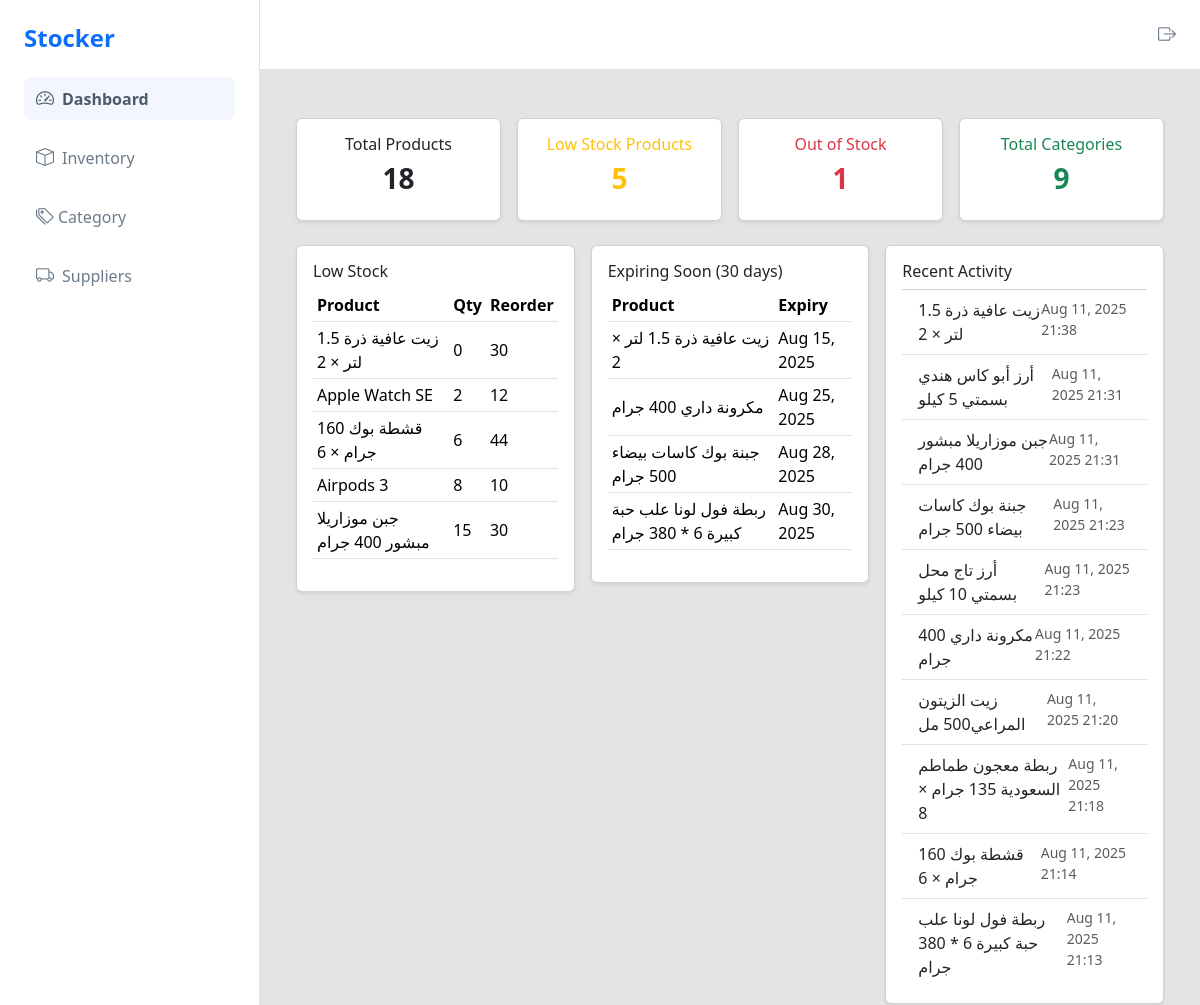
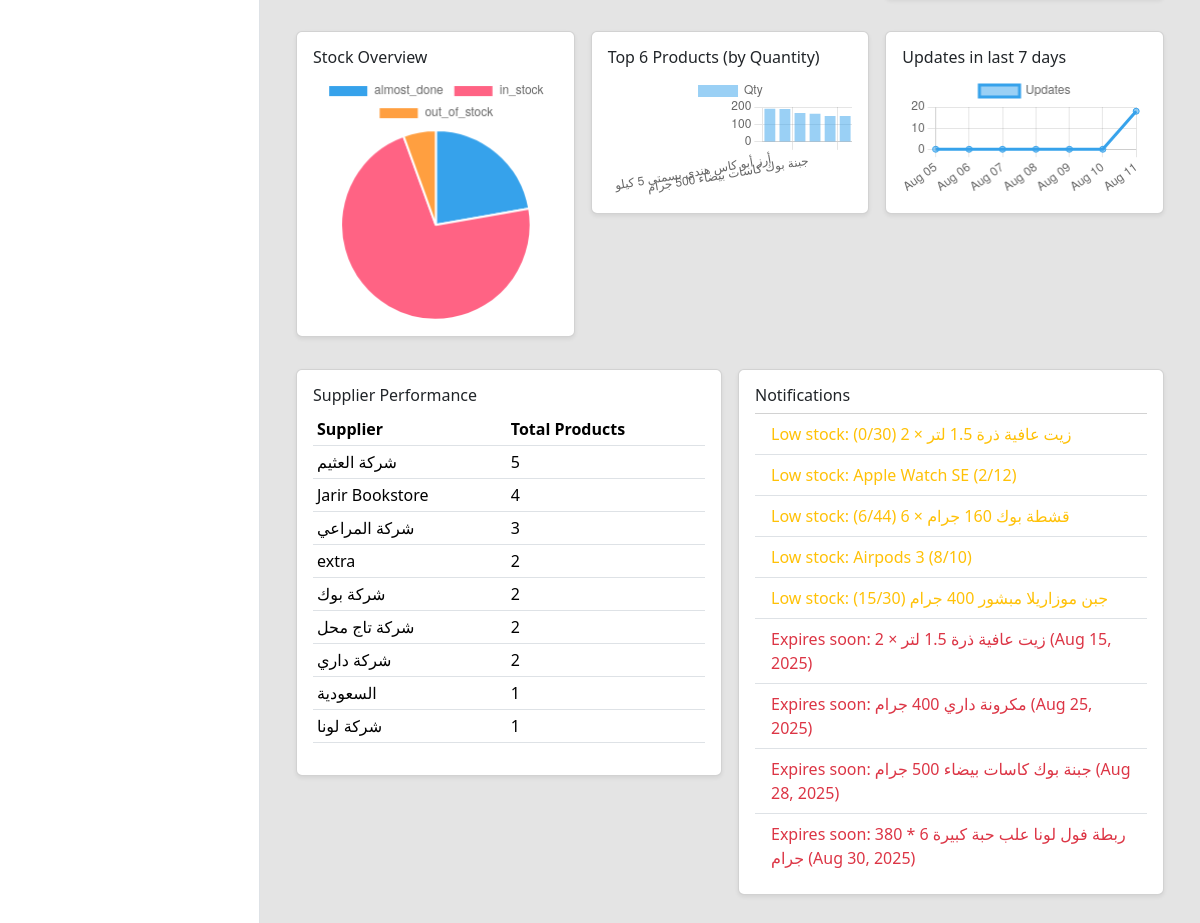
The page /dashboard/ (signed in) on the database its author committed (2 pictures, top to bottom).
### product/models.py (models this page shows, shortened)
class Product(models.Model):
    STOCK_STATUS_CHOICES = [
        ('in_stock', 'In Stock'),
        ('almost_done', 'Almost Done'),
        ('out_of_stock', 'Out of Stock'),
    ]
    name = models.CharField(max_length=1024)
    sku = models.CharField(max_length=50, unique=True)
    category = models.ForeignKey(Category, on_delete=models.CASCADE)
    description = models.TextField(blank=True)
    image = models.ImageField(upload_to='images/', blank=True, null=True)
    quantity = models.IntegerField(default=0)
    reorder_level = models.IntegerField(default=0)
    cost_price = models.DecimalField(max_digits=10, decimal_places=2)
    supplier = models.ManyToManyField(Supplier, related_name='products')
    expiry_date = models.DateField(blank=True, null=True)
    stock_status  = models.CharField(max_length=20, choices=STOCK_STATUS_CHOICES, default='in_stock')
    created_at = models.DateTimeField(auto_now_add=True)
    updated_at = models.DateTimeField(auto_now=True)

class Supplier(models.Model):
    name = models.CharField(max_length=255, unique=True)
    phone = models.CharField(max_length=50, blank=True, null=True)
    email = models.EmailField(blank=True, null=True)
    website = models.URLField(blank=True, null=True)
    image = models.ImageField(upload_to='images/', blank=True, null=True)
    created_at = models.DateTimeField(auto_now_add=True)
    updated_at = models.DateTimeField(auto_now=True)

### main/views.py (the view)
# urls.py: path("dashboard/", views.dashboard_view, name="dashboard_view"),
@login_required
def dashboard_view(request):
    today = timezone.localdate()
    soon  = today + timedelta(days=30)
    total_products       = Product.objects.count()
    total_categories     = Category.objects.count()
    low_stock_count      = Product.objects.filter(quantity__lte=F('reorder_level')).count()
    out_of_stock_count   = Product.objects.filter(Q(stock_status='out_of_stock') | Q(quantity__lte=0)).count()
    low_stock = (
        Product.objects
        .filter(quantity__lte=F('reorder_level'))
        .order_by('quantity')[:10]
    )
    expiring_soon = (
        Product.objects
        .filter(expiry_date__isnull=False, expiry_date__gte=today, expiry_date__lte=soon)
        .order_by('expiry_date')[:10]
    )
    recent_activity = (
        Product.objects
        .order_by('-updated_at')[:10]
        .values('name', 'updated_at', 'sku')
    )
    supplier_perf = (
        Supplier.objects
        .annotate(total_products=Count('products'))
        .order_by('-total_products')[:10]
        .values('name', 'total_products')
    )
    status_breakdown = (
        Product.objects
        .values('stock_status')
        .annotate(total=Count('id'))
        .order_by('stock_status')
    )
    top_products = (
        Product.objects
        .order_by('-quantity')
        .values('name', 'quantity')[:6]
    )
    days = [today - timedelta(days=i) for i in range(6, -1, -1)]
    by_day = []
    for d in days:
        next_d = d + timedelta(days=1)
        by_day.append({
            "label": d.strftime("%b %d"),
            "count": Product.objects.filter(updated_at__date__gte=d, updated_at__date__lt=next_d).count()
        })
    context = {
        "stats": {
            "total_products": total_products,
            "low_stock": low_stock_count,
            "out_of_stock": out_of_stock_count,
            "total_categories": total_categories,
        },
        "low_stock_rows": low_stock,
        "expiring_rows": expiring_soon,
        "recent_activity": list(recent_activity),
        "supplier_perf": list(supplier_perf),
        "chart_status": list(status_breakdown),
        "chart_top_products": list(top_products),
        "chart_daily": by_day,
    }
    return render(request, "main/dashboard.html", context)

### main/templates/main/dashboard.html (shortened to what this page needs)
{% extends 'main/base.html' %}
{% block main %}
<div class="container-fluid py-4">
  <div class="row g-3 mb-4">
    <div class="col-md-3">
      <div class="card shadow-sm p-3 text-center">
        <h6>Total Products</h6>
        <h3 class="fw-bold">{{ stats.total_products }}</h3>
      </div>
    </div>
    <div class="col-md-3">
      <div class="card shadow-sm p-3 text-center">
        <h6 class="text-warning">Low Stock Products</h6>
        <h3 class="fw-bold text-warning">{{ stats.low_stock }}</h3>
      </div>
    </div>
    <div class="col-md-3">
      <div class="card shadow-sm p-3 text-center">
        <h6 class="text-danger">Out of Stock</h6>
        <h3 class="fw-bold text-danger">{{ stats.out_of_stock }}</h3>
      </div>
    </div>
    <div class="col-md-3">
      <div class="card shadow-sm p-3 text-center">
        <h6 class="text-success">Total Categories</h6>
        <h3 class="fw-bold text-success">{{ stats.total_categories }}</h3>
      </div>
    </div>
  </div>
  <div class="row g-3">
    <div class="col-md-4">
      <div class="card shadow-sm p-3">
        <h6>Low Stock</h6>
        <table class="table table-sm align-middle">
          <thead>
            <tr>
              <th>Product</th>
              <th>Qty</th>
              <th>Reorder</th>
            </tr>
          </thead>
          <tbody>
            {% for p in low_stock_rows %}
              <tr>
                <td>{{ p.name }}</td>
                <td>{{ p.quantity }}</td>
                <td>{{ p.reorder_level }}</td>
              </tr>
            {% empty %}
              <tr><td colspan="3" class="text-muted">Nothing low right now.</td></tr>
            {% endfor %}
          </tbody>
        </table>
      </div>
    </div>
    <div class="col-md-4">
      <div class="card shadow-sm p-3">
        <h6>Expiring Soon (30 days)</h6>
        <table class="table table-sm align-middle">
          <thead>
            <tr>
              <th>Product</th>
              <th>Expiry</th>
            </tr>
          </thead>
          <tbody>
            {% for p in expiring_rows %}
              <tr>
                <td>{{ p.name }}</td>
                <td>{{ p.expiry_date|date:"M d, Y" }}</td>
              </tr>
            {% empty %}
              <tr><td colspan="2" class="text-muted">No upcoming expiries.</td></tr>
            {% endfor %}
          </tbody>
        </table>
      </div>
    </div>
    <div class="col-md-4">
      <div class="card shadow-sm p-3">
        <h6>Recent Activity</h6>
        <ul class="list-group list-group-flush">
          {% for r in recent_activity %}
            <li class="list-group-item d-flex justify-content-between">
              <span>{{ r.name }}</span>
              <small class="text-muted">{{ r.updated_at|date:"M d, Y H:i" }}</small>
            </li>
          {% empty %}
            <li class="list-group-item text-muted">No recent updates.</li>
          {% endfor %}
        </ul>
      </div>
    </div>
  </div>
  <div class="row g-3 mt-3">
    <div class="col-md-4">
      <div class="card shadow-sm p-3">
        <h6>Stock Overview</h6>
        <canvas id="stockOverviewChart"></canvas>
      </div>
    </div>
    <div class="col-md-4">
      <div class="card shadow-sm p-3">
        <h6>Top 6 Products (by Quantity)</h6>
        <canvas id="topProductsChart"></canvas>
      </div>
    </div>
    <div class="col-md-4">
      <div class="card shadow-sm p-3">
        <h6>Updates in last 7 days</h6>
        <canvas id="stockChangesChart"></canvas>
      </div>
    </div>
  </div>
  <div class="row g-3 mt-3">
    <div class="col-md-6">
      <div class="card shadow-sm p-3">
        <h6>Supplier Performance</h6>
        <table class="table table-sm align-middle">
          <thead>
            <tr>
              <th>Supplier</th>
              <th>Total Products</th>
            </tr>
          </thead>
          <tbody>
            {% for s in supplier_perf %}
              <tr>
                <td>{{ s.name }}</td>
                <td>{{ s.total_products }}</td>
              </tr>
            {% empty %}
              <tr><td colspan="2" class="text-muted">No suppliers yet.</td></tr>
            {% endfor %}
          </tbody>
        </table>
      </div>
    </div>
    <div class="col-md-6">
      <div class="card shadow-sm p-3">
        <h6>Notifications</h6>
        <ul class="list-group list-group-flush">
          {% for p in low_stock_rows %}
            <li class="list-group-item text-warning">
              Low stock: {{ p.name }} ({{ p.quantity }}/{{ p.reorder_level }})
            </li>
          {% empty %}
            <li class="list-group-item text-success">All stocks look healthy.</li>
          {% endfor %}
          {% for p in expiring_rows %}
            <li class="list-group-item text-danger">
              Expires soon: {{ p.name }} ({{ p.expiry_date|date:"M d, Y" }})
            </li>
          {% endfor %}
        </ul>
      </div>
    </div>
  </div>
</div>
<script>
  // Data from Django
  const STATUS = {{ chart_status|safe }};
  const TOP    = {{ chart_top_products|safe }};
  const DAILY  = {{ chart_daily|safe }};
  // Stock Overview (pie)
  new Chart(document.getElementById('stockOverviewChart'), {
    type: 'pie',
    data: {
      labels: STATUS.map(x => x.stock_status || 'unknown'),
      datasets: [{ data: STATUS.map(x => x.total) }]
    }
  });
  // Top Products (bar)
  new Chart(document.getElementById('topProductsChart'), {
    type: 'bar',
    data: {
      labels: TOP.map(x => x.name),
      datasets: [{ label: 'Qty', data: TOP.map(x => x.quantity) }]
    },
    options: { scales: { y: { beginAtZero: true } } }
  });
  // Stock changes (line)
  new Chart(document.getElementById('stockChangesChart'), {
    type: 'line',
    data: {
      labels: DAILY.map(x => x.label),
      datasets: [{ label: 'Updates', data: DAILY.map(x => x.count) }]
    }
  });
</script>
{% endblock %}

### main/static/css/style.css (style rules this page uses)
body { font-family: 'Inter', sans-serif; background-color: rgb(228, 228, 228) !important; }
.card { border-radius: 10px; }
h6 { font-weight: 600; }
.table-sm td, .table-sm th { padding: 0.5rem; }
body { font-family: "Inter", system-ui, sans-serif; }

### rows shown on the page
Product: name "زيت عافية ذرة 1.5 لتر × 2", quantity "0", reorder_level "30", expiry_date "Aug 15, 2025"
Product: name "Apple Watch SE", quantity "2", reorder_level "12"
Product: name "قشطة بوك 160 جرام × 6", quantity "6", reorder_level "44"
Product: name "Airpods 3", quantity "8", reorder_level "10"
Product: name "جبن موزاريلا مبشور 400 جرام", quantity "15", reorder_level "30"
Product: name "مكرونة داري 400 جرام", expiry_date "Aug 25, 2025"
Product: name "جبنة بوك كاسات بيضاء 500 جرام", expiry_date "Aug 28, 2025"
Product: name "ربطة فول لونا علب حبة كبيرة 6 * 380 جرام", expiry_date "Aug 30, 2025"
Supplier: name "شركة العثيم", total_products "5"
Supplier: name "Jarir Bookstore", total_products "4"
Supplier: name "شركة المراعي", total_products "3"
Supplier: name "extra", total_products "2"
Supplier: name "شركة بوك", total_products "2"
Supplier: name "شركة تاج محل", total_products "2"
Supplier: name "شركة داري", total_products "2"
Supplier: name "السعودية", total_products "1"
Supplier: name "شركة لونا", total_products "1"

### other values the page prints
{{ stats.total_products }} "18"
{{ stats.low_stock }} "5"
{{ stats.out_of_stock }} "1"
{{ stats.total_categories }} "9"
{{ r.name }} "زيت عافية ذرة 1.5 لتر × 2" "أرز أبو كاس هندي بسمتي 5 كيلو" "جبن موزاريلا مبشور 400 جرام" "جبنة بوك كاسات بيضاء 500 جرام" "أرز تاج محل بسمتي 10 كيلو" "مكرونة داري 400 جرام" "زيت الزيتون المراعي500 مل" "ربطة معجون طماطم السعودية 135 جرام × 8" "قشطة بوك 160 جرام × 6" "ربطة فول لونا علب حبة كبيرة 6 * 380 جرام"
{{ r.updated_at|date:"M d, Y H:i" }} "Aug 11, 2025 21:38" "Aug 11, 2025 21:31" "Aug 11, 2025 21:31" "Aug 11, 2025 21:23" "Aug 11, 2025 21:23" "Aug 11, 2025 21:22" "Aug 11, 2025 21:20" "Aug 11, 2025 21:18" "Aug 11, 2025 21:14" "Aug 11, 2025 21:13"
chart data {{ chart_status|safe }} [{'stock_status': 'almost_done', 'total': 4}, {'stock_status': 'in_stock', 'total': 13}, {'stock_status': 'out_of_stock', 'total': 1}]
